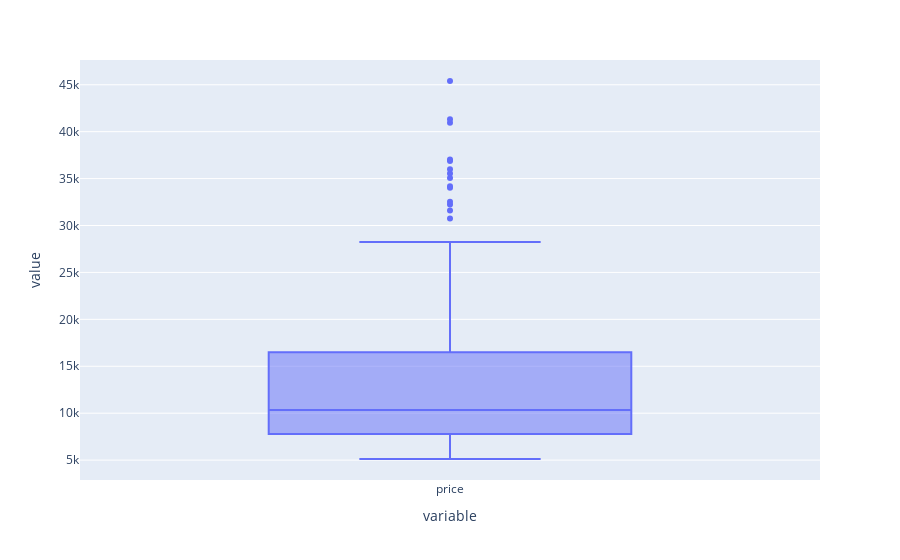

Notebook cell for this chart:
### Code cell
import plotly.express as px
t=px.data.tips()
fig=px.box(target)
fig.show()

### Figure 1 — Plotly figure (JSON) as saved in the notebook; plotly's stock layout.template omitted (floating-point values rounded to 4 significant figures; data arrays with more than 128 entries replaced by an {"elided": "..."} marker saying what was removed)
{"data": [{"alignmentgroup": "True", "hovertemplate": "variable=%{x}<br>value=%{y}<extra></extra>", "legendgroup": "", "marker": {"color": "#636efa"}, "name": "", "notched": false, "offsetgroup": "", "orientation": "v", "showlegend": false, "type": "box", "x": {"elided": "205 str values"}, "x0": " ", "xaxis": "x", "y": {"elided": "205 int values"}, "y0": " ", "yaxis": "y"}], "layout": {"boxmode": "group", "legend": {"tracegroupgap": 0}, "margin": {"t": 60}, "xaxis": {"anchor": "y", "domain": [0, 1], "title": {"text": "variable"}}, "yaxis": {"anchor": "x", "domain": [0, 1], "title": {"text": "value"}}}}
